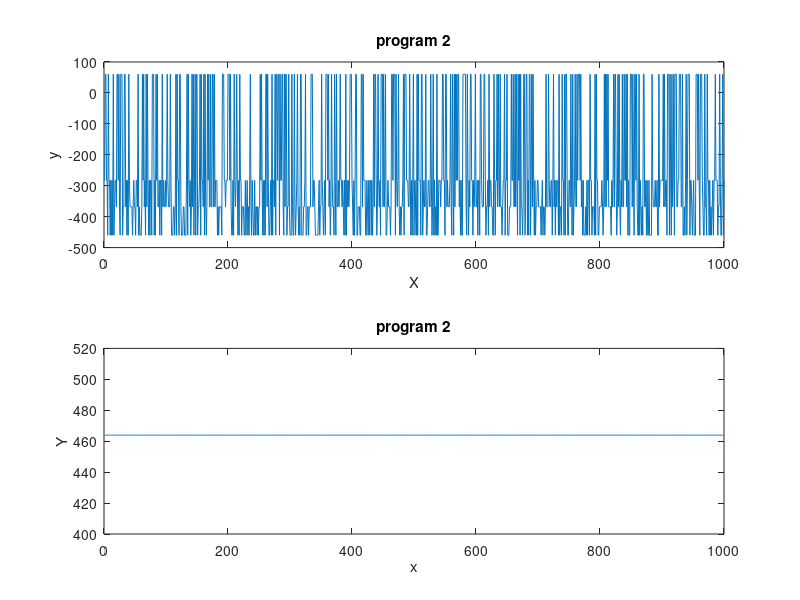

The MATLAB script that drew this image:
clc;
close all;
clear;
N=1000;
k=5;

data=randi([0 3],N,1);
tx=exp(1j*(pi/2+data*pi/4));
h=sqrt(k/k+1)+sqrt(1/k+1)*(randi(N,1)+1j*randi(N,1))/sqrt(2);
rx=h.*tx;
subplot(2,1,1);
plot(real(rx));
xlabel('X');
ylabel('y');
title('program 2');

subplot(2,1,2);
plot(abs(rx));
xlabel('x');
ylabel('Y');
title('program 2');
